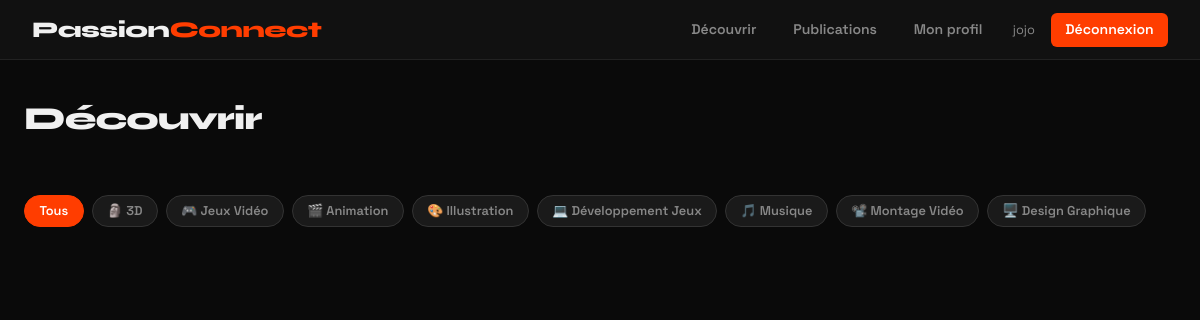
Page /decouverte?passion=Illustration (signed in) on the committed database.
### tables this page shows
CREATE TABLE user(
            id INTEGER PRIMARY KEY AUTOINCREMENT,
            username TEXT NOT NULL UNIQUE,
            email TEXT NOT NULL UNIQUE,
            password TEXT NOT NULL,
            bio TEXT,
            photo TEXT,
            created_at TIMESTAMP DEFAULT CURRENT_TIMESTAMP           
        );

CREATE TABLE passion (
            id INTEGER PRIMARY KEY AUTOINCREMENT,
            nom TEXT NOT NULL UNIQUE,
            icone TEXT
        );

### app/decouverte/routes.py (the view)
@decouverte.route('/decouverte')
@login_required
def page_decouverte():
    db = get_db()
    cursor = db.cursor()
    toutes_passions = cursor.execute(
        'SELECT * FROM passion'
    ).fetchall()
    poste = cursor.execute('''
        SELECT user.id, user.username, user.bio,
            GROUP_CONCAT(passion.icone || ' ' || passion.nom) as passions
        FROM user
        LEFT JOIN user_passion ON user.id = user_passion.user_id
        LEFT JOIN passion ON passion.id = user_passion.passion_id
        GROUP BY user.id
    ''').fetchall()
    passion_choisie = request.args.get('passion')
    if passion_choisie:
        poste = cursor.execute('''
            SELECT user.id, user.username, user.bio,
                GROUP_CONCAT(passion.icone || ' ' || passion.nom) as passions
            FROM user
            LEFT JOIN user_passion ON user.id = user_passion.user_id
            LEFT JOIN passion ON passion.id = user_passion.passion_id
            WHERE passion.nom = ?
            GROUP BY user.id
        ''', (passion_choisie,)).fetchall()
    db.close()
    return render_template('decouverte.html', poste=poste, toutes_passions=toutes_passions)

### app/__init__.py (called while the page is built)
def create_app():
    app = Flask(__name__)
    app.config.from_object(Config)
    login_manager.init_app(app)
    bcrypt.init_app(app)
    login_manager.login_view = 'auth.connexion'
    login_manager.login_message = 'Connecte-toi pour accéder à cette page.'
    from app.auth.routes import auth
    app.register_blueprint(auth)
    from app.profil.routes import profil
    app.register_blueprint(profil)
    from app.decouverte.routes import decouverte
    app.register_blueprint(decouverte)
    from app.publication.routes import publication
    app.register_blueprint(publication)
    @login_manager.user_loader
    def load_user(user_id):
        from app.models import User
        return User.get_by_id(int(user_id))
    return app

### app/models.py (called while the page is built)
    @staticmethod
    def get_by_id(user_id):
        db = get_db()
        cursor = db.cursor()
        user = cursor.execute(
            'SELECT * FROM user WHERE id = ?', (user_id,)
        ).fetchone()
        db.close()
        if user:
            return User(user['id'], user['username'], user['email'], user['bio'])
        return None

### database.py (called while the page is built)
def get_db():
    db = sqlite3.connect('passionconnect.db') #retoune des dictionnaires au lieu des tuples
    db.row_factory = sqlite3.Row
    return db

### app/templates/decouverte.html (shortened to what this page needs)
{% extends 'base.html' %}
{% block contenu %}
<div class="feed-header">
    <h1>Découvrir</h1>
</div>
<div class="filtres">
    <a href="/decouverte" class="filtre-btn filtre-actif">Tous</a>
    {% for passion in toutes_passions %}
        <a href="/decouverte?passion={{ passion.nom }}" class="filtre-btn">
            {{ passion.icone }} {{ passion.nom }}
        </a>
    {% endfor %}
</div>
{% endblock %}

### app/templates/base.html (shortened to what this page needs)
<!DOCTYPE html>
<html lang="fr">
<head>
    <link href="https://cdn.jsdelivr.net/npm/bootstrap@5.3.0/dist/css/bootstrap.min.css" rel="stylesheet">
    <link rel="stylesheet" href="/static/style.css">
</head>
<body>
    <nav class="navbar-pc">
        <a class="navbar-brand-pc" href="/">Passion<span>Connect</span></a>
        <div class="nav-links">
            {% if current_user.is_authenticated %}
                <a href="/decouverte">Découvrir</a>
                <a href="/publication">Publications</a>
                <a href="/profil">Mon profil</a>
                <span class="nav-greeting">{{ current_user.username }}</span>
                <a href="/deconnexion" class="btn-rouge">Déconnexion</a>
            {% else %}
                <a href="/connexion" class="btn-gris">Connexion</a>
                <a href="/inscription" class="btn-rouge">Inscription</a>
            {% endif %}
        </div>
    </nav>
    <div class="main-content">
        {% block contenu %}{% endblock %}
    </div>
</body>
</html>

### app/static/style.css (style rules this page uses)
:root { --accent: #FF3D00; --accent2: #7C4DFF; --accent3: #00BFA5; --dark: #0A0A0A; --card-bg: #141414; --text: #F0F0F0; --muted: #888; }
* { box-sizing: border-box; margin: 0; padding: 0; }
body { background-color: var(--dark); color: var(--text); font-family: 'Space Grotesk', sans-serif; min-height: 100vh; }
a { color: var(--text); text-decoration: none; }
h1, h2, h3 { font-family: 'Syne', sans-serif; }
h1 { font-weight: 800; font-size: 2rem; letter-spacing: -1px; margin-bottom: 1.5rem; }
.navbar-pc { background: #111; border-bottom: 1px solid #222; padding: 0.8rem 2rem; display: flex; align-items: center; justify-content: space-between; position: sticky; top: 0; z-index: 100; }
.navbar-brand-pc { font-family: 'Syne', sans-serif; font-size: 1.4rem; font-weight: 800; color: var(--text); text-decoration: none; letter-spacing: -0.5px; }
.navbar-brand-pc span { color: var(--accent); }
.nav-links { display: flex; align-items: center; gap: 0.5rem; }
.nav-links a { color: var(--muted); font-size: 0.875rem; font-weight: 600; padding: 0.4rem 0.9rem; border-radius: 6px; transition: all 0.2s; }
.nav-greeting { color: var(--muted); font-size: 0.8rem; padding: 0 0.5rem; }
.main-content { max-width: 1200px; margin: 0 auto; padding: 2.5rem 1.5rem; }
.btn-rouge { background: var(--accent); color: white !important; padding: 0.5rem 1.2rem; border-radius: 8px; font-weight: 700; font-size: 0.875rem; border: none; transition: background 0.2s; cursor: pointer; display: inline-block; }
.feed-header { display: flex; align-items: center; justify-content: space-between; margin-bottom: 2rem; }
.filtres { display: flex; flex-wrap: wrap; gap: 0.5rem; margin-bottom: 2rem; }
.filtre-btn { background: #1a1a1a; color: var(--muted); border: 1px solid #333; border-radius: 20px; padding: 0.35rem 0.9rem; font-size: 0.8rem; font-weight: 600; transition: all 0.2s; }
.filtre-actif { background: var(--accent); color: white !important; border-color: var(--accent); }

### rows in the picture
user: username "jojo"
passion: icone "🗿", nom "3D"
passion: icone "🎮", nom "Jeux Vidéo"
passion: icone "🎬", nom "Animation"
passion: icone "🎨", nom "Illustration"
passion: icone "💻", nom "Développement Jeux"
passion: icone "🎵", nom "Musique"
passion: icone "📽️", nom "Montage Vidéo"
passion: icone "🖥️", nom "Design Graphique"
